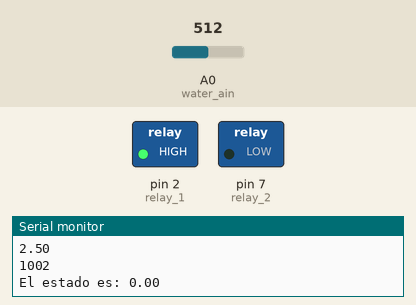
Bench run of a sketch on a simulated Arduino Uno, built with avr-gcc and run on an emulated ATmega328P. Shown: switched loads named in the sketch (green lamp = pin HIGH), the last lines printed to the serial monitor. The test bench sets the inputs (shaded band); at power-on: A0 (water_ain) = 512.

Above: at 1.3 s.
1.4 s: A0 (water_ain) set to 392
2.9 s: A0 (water_ain) set to 362
At 3.9 s:
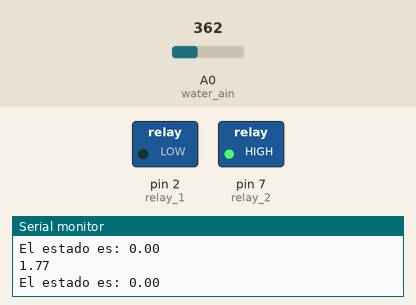
4.5 s: A0 (water_ain) set to 390
At 5.1 s:
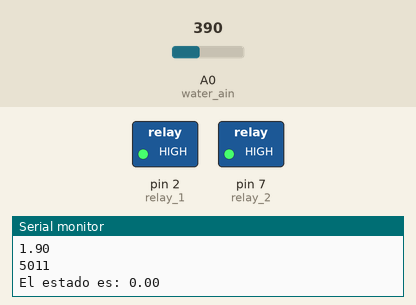
6.0 s: A0 (water_ain) set to 370
At 6.4 s:
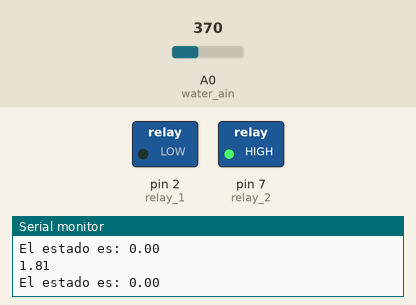
7.5 s: A0 (water_ain) set to 511
At 8.8 s:
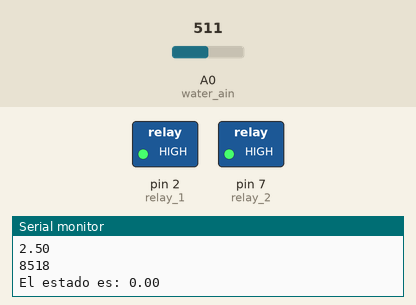
Timing chart, 0 to 11.5 s (numbered marks = the images above; inputs shaded):
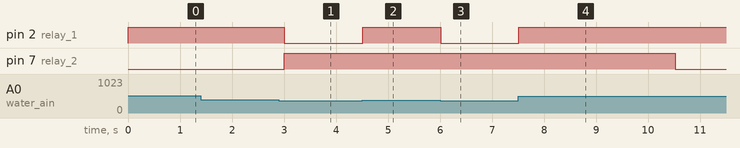

Measured:
- the behaviour switches between 381 and 380 on A0 (water_ain) (found by bisection; images 0 and 1)
- after the input at 2.9 s, pin 2 (relay_1): HIGH → LOW after 0.11 s; pin 7 (relay_2): LOW → HIGH after 0.11 s
- after the input at 4.5 s, pin 2 (relay_1): LOW → HIGH at once
- after the input at 6.0 s, pin 2 (relay_1): HIGH → LOW at once
- after the input at 7.5 s, pin 2 (relay_1): LOW → HIGH at once; pin 7 (relay_2): HIGH → LOW after 3.0 s

The sketch:

rele_level_sensor_2.ino
```cpp
int water_ain=A0;
int relay_1 = 2;
int relay_2 = 7;

float ad_value_c=0;
float ad_value=0;

float state = 0;

bool tk = false;

unsigned long previousMillis = 0;

void setup() {
  // put your setup code here, to run once:
  pinMode(relay_1, OUTPUT); // Configurar relay como salida o OUTPUT
  pinMode(relay_2, OUTPUT); // Configurar relay como salida o OUTPUT
  Serial.begin(9600);
}

void loop() {
  // put your main code here, to run repeatedly:
  ad_value=analogRead(water_ain);
  ad_value_c = ad_value*5/1024;
  Serial.println(ad_value_c);

  unsigned long currentMillis = millis();

  if (state == 0)
  {
    if(ad_value <= 380)
    {
      //Serial.print("Paso");
      // Etapa 1 (Inicial): Entra agua al sistema
      digitalWrite(relay_1, LOW); // Rele superior esta abierto, hay flujo
      digitalWrite(relay_2, HIGH); // Rele inferior esta cerrado, no hay flujo
    }
    else
    {
      digitalWrite(relay_1, HIGH); // Rele superior esta cerrado, no hay flujo
      if (tk == false)
      {
        previousMillis = currentMillis; // Se guarda tiempo de estado 1
        tk=true; // Se activa token, se guardo el tiempo
      }
      else
      {
        Serial.println(currentMillis - previousMillis);
        if(currentMillis - previousMillis >= 10000)
        {
          state=1; // Pasa a estado 2
          tk=false; // Borra Tiempo
        }
      }
    }
  }
  else
  {
    digitalWrite(relay_2, LOW); // Rele inferior esta abierto, hay flujo
    if(tk == false)
    {
      previousMillis = currentMillis; // Se guarda tiempo de estado 1
      tk=true; // Se activa token, se guardo el tiempo
    }
    else
    {
      Serial.println(currentMillis - previousMillis);
      if(currentMillis - previousMillis >= 5000) // Arduino Duerme durante 5s
        {
          state=0; // Pasa a estado 2
          tk=false; // Borra Tiempo
        }
    }
  }

  Serial.print("El estado es: ");
  Serial.println(state);

  delay(500);
}
```
